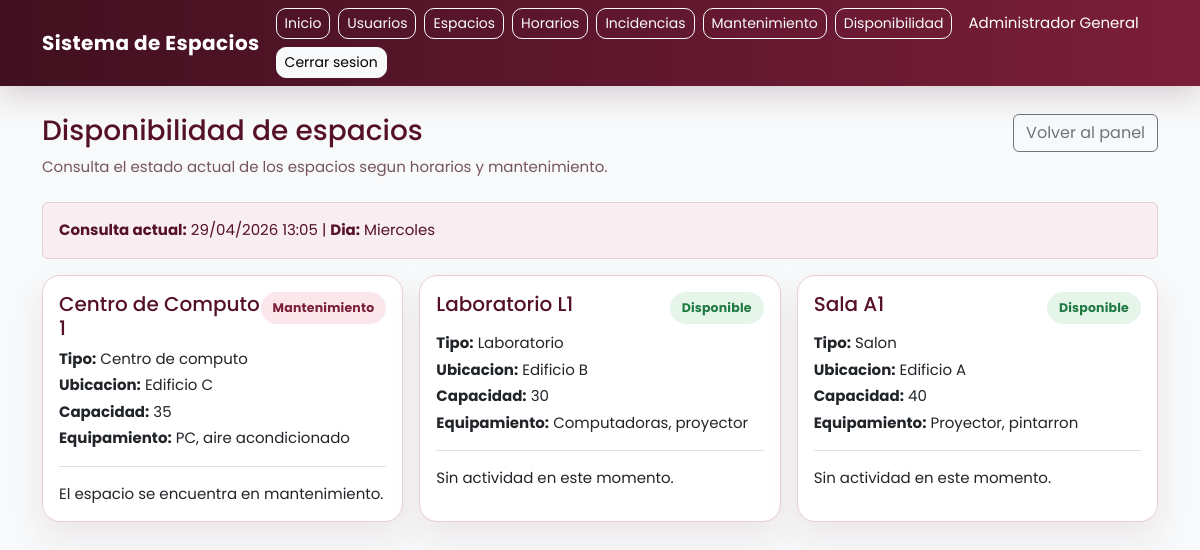
Screenshot of /disponibilidad.php (signed in) with the database file from the repository.
### tables this page shows
CREATE TABLE espacios (
    id INT AUTO_INCREMENT PRIMARY KEY,
    nombre VARCHAR(100) NOT NULL,
    tipo VARCHAR(50) NOT NULL,
    ubicacion VARCHAR(100) NOT NULL,
    capacidad INT NOT NULL,
    equipamiento VARCHAR(255) NOT NULL,
    estado ENUM('disponible', 'ocupado', 'mantenimiento') NOT NULL DEFAULT 'disponible'
);

### disponibilidad.php (the view, shortened to what this page needs)
<?php
require_once 'includes/ui.php';
require_once 'config/database.php';
$conexion = conectarDB($host, $usuario_db, $password_db, $nombre_db);
$dias_semana = [
    'Monday' => 'Lunes',
    'Tuesday' => 'Martes',
    'Wednesday' => 'Miercoles',
    'Thursday' => 'Jueves',
    'Friday' => 'Viernes',
    'Saturday' => 'Sabado',
    'Sunday' => 'Domingo'
];
$dia_actual_ingles = date('l');
$dia_actual = $dias_semana[$dia_actual_ingles] ?? '';
$fecha_hora_actual = date('d/m/Y H:i');
$sql_espacios = "SELECT * FROM espacios ORDER BY nombre ASC";
$resultado_espacios = $conexion->query($sql_espacios);
$espacios_disponibilidad = [];
if ($resultado_espacios->num_rows > 0) {
    while ($espacio = $resultado_espacios->fetch_assoc()) {
        $estado_actual = 'disponible';
        $detalle_estado = 'Sin actividad en este momento.';
        if ($espacio['estado'] === 'mantenimiento') {
            $estado_actual = 'mantenimiento';
            $detalle_estado = 'El espacio se encuentra en mantenimiento.';
        }
        $espacios_disponibilidad[] = [
            'nombre' => $espacio['nombre'],
            'tipo' => $espacio['tipo'],
            'ubicacion' => $espacio['ubicacion'],
            'capacidad' => $espacio['capacidad'],
            'equipamiento' => $espacio['equipamiento'],
            'estado_actual' => $estado_actual,
            'detalle_estado' => $detalle_estado
        ];
    }
}
require_once 'includes/header.php';
?>
<div class="row mb-4">
    <div class="col-md-8">
        <h1 class="h3">Disponibilidad de espacios</h1>
        <p class="text-muted mb-0">Consulta el estado actual de los espacios segun horarios y mantenimiento.</p>
    </div>
    <div class="col-md-4 text-md-end mt-3 mt-md-0">
        <a href="dashboard.php" class="btn btn-outline-secondary">Volver al panel</a>
    </div>
</div>
<div class="alert alert-info">
    <strong>Consulta actual:</strong> <?php echo htmlspecialchars($fecha_hora_actual); ?> |
    <strong>Dia:</strong> <?php echo htmlspecialchars($dia_actual); ?>
</div>
<div class="row g-3">
    <?php if (!empty($espacios_disponibilidad)): ?>
        <?php foreach ($espacios_disponibilidad as $espacio): ?>
            <div class="col-md-6 col-lg-4">
                <div class="card h-100">
                    <div class="card-body">
                        <div class="d-flex justify-content-between align-items-start mb-2">
                            <h2 class="h5 mb-0"><?php echo htmlspecialchars($espacio['nombre']); ?></h2>
                            <?php echo badgeEstado($espacio['estado_actual']); ?>
                        </div>
                        <p class="mb-1"><strong>Tipo:</strong> <?php echo htmlspecialchars($espacio['tipo']); ?></p>
                        <p class="mb-1"><strong>Ubicacion:</strong> <?php echo htmlspecialchars($espacio['ubicacion']); ?></p>
                        <p class="mb-1"><strong>Capacidad:</strong> <?php echo htmlspecialchars((string) $espacio['capacidad']); ?></p>
                        <p class="mb-3"><strong>Equipamiento:</strong> <?php echo htmlspecialchars($espacio['equipamiento']); ?></p>
                        <div class="border-top pt-3">
                            <p class="mb-0"><?php echo htmlspecialchars($espacio['detalle_estado']); ?></p>
                        </div>
                    </div>
                </div>
            </div>
        <?php endforeach; ?>
    <?php endif; ?>
</div>
<?php
require_once 'includes/footer.php';
?>

### includes/header.php (shortened to what this page needs)
<?php
$rol_sesion = $_SESSION['rol'] ?? '';
?>
<!DOCTYPE html>
<html lang="es">
<head>
    <link href="https://cdn.jsdelivr.net/npm/bootstrap@5.3.3/dist/css/bootstrap.min.css" rel="stylesheet">
    <link rel="stylesheet" href="assets/css/styles.css">
</head>
<body class="bg-light">
    <nav class="navbar navbar-expand-lg navbar-dark bg-primary">
        <div class="container">
            <a class="navbar-brand" href="dashboard.php">Sistema de Espacios</a>
            <?php if (isset($_SESSION['id_usuario'])): ?>
                <div class="d-flex align-items-center gap-2 flex-wrap text-white">
                    <a href="dashboard.php" class="btn btn-sm btn-outline-light">Inicio</a>
                    <?php if ($rol_sesion === 'administrador'): ?>
                        <a href="usuarios.php" class="btn btn-sm btn-outline-light">Usuarios</a>
                        <a href="espacios.php" class="btn btn-sm btn-outline-light">Espacios</a>
                    <?php endif; ?>
                    <?php if (in_array($rol_sesion, ['administrador', 'area_academica', 'prefecto'], true)): ?>
                        <a href="horarios.php" class="btn btn-sm btn-outline-light">Horarios</a>
                        <a href="incidencias.php" class="btn btn-sm btn-outline-light">Incidencias</a>
                        <a href="mantenimiento.php" class="btn btn-sm btn-outline-light">Mantenimiento</a>
                        <a href="disponibilidad.php" class="btn btn-sm btn-outline-light">Disponibilidad</a>
                    <?php endif; ?>
                    <span class="ms-2"><?php echo htmlspecialchars($_SESSION['nombre_completo'], ENT_QUOTES, 'UTF-8'); ?></span>
                    <a href="logout.php" class="btn btn-sm btn-light">Cerrar sesion</a>
                </div>
            <?php endif; ?>
        </div>
    </nav>
    <div class="container py-4">

### includes/ui.php
<?php
function h($valor)
{
    return htmlspecialchars((string) $valor, ENT_QUOTES, 'UTF-8');
}
function claseBadgeEstado($estado)
{
    $mapa = [
        'disponible' => 'badge-estado badge-disponible',
        'ocupado' => 'badge-estado badge-ocupado',
        'mantenimiento' => 'badge-estado badge-mantenimiento',
        'activo' => 'badge-estado badge-activo',
        'cancelado' => 'badge-estado badge-cancelado',
        'reportada' => 'badge-estado badge-reportada',
        'atendida' => 'badge-estado badge-atendida',
        'pendiente' => 'badge-estado badge-pendiente',
        'en_proceso' => 'badge-estado badge-proceso',
        'resuelto' => 'badge-estado badge-resuelto',
        'inactivo' => 'badge-estado badge-inactivo',
        'administrador' => 'badge-estado badge-admin',
        'area_academica' => 'badge-estado badge-academica',
        'prefecto' => 'badge-estado badge-prefecto',
        'ausencia_docente' => 'badge-estado badge-incidencia',
        'falla_espacio' => 'badge-estado badge-incidencia',
        'otro' => 'badge-estado badge-secundario'
    ];
    return $mapa[$estado] ?? 'badge-estado badge-secundario';
}
function textoBonito($texto)
{
    $mapa = [
        'en_proceso' => 'En proceso',
        'area_academica' => 'Area academica',
        'ausencia_docente' => 'Ausencia de docente',
        'falla_espacio' => 'Falla del espacio'
    ];
    return $mapa[$texto] ?? ucfirst($texto);
}
function badgeEstado($estado)
{
    return '<span class="' . claseBadgeEstado($estado) . '">' . h(textoBonito($estado)) . '</span>';
}

### includes/footer.php
    </div>
</body>
</html>

### assets/css/styles.css (style rules this page uses)
:root { --vino-principal: #7b1e3a; --vino-oscuro: #551127; --vino-profundo: #41101f; --vino-claro: #a44666; --vino-suave: #f8edf1; --vino-borde: #e7cdd6; --texto-principal: #2f2025; --texto-secundario: #755560; --fondo-general: #f7f3f5; --fondo-card: #ffffff; }
body { font-family: 'Poppins', sans-serif; font-size: 15px; color: var(--texto-principal); background-color: var(--fondo-general) !important; }
.navbar.bg-primary { background: linear-gradient(90deg, var(--vino-profundo), var(--vino-principal)) !important; box-shadow: 0 10px 30px rgba(65, 16, 31, 0.18); }
.navbar-brand { font-weight: 700; letter-spacing: 0.4px; }
.container.py-4 { padding-top: 28px !important; padding-bottom: 28px !important; }
.text-muted { color: var(--texto-secundario) !important; }
.btn-outline-light, .btn-light { border-radius: 10px; }
.card, .card-resumen, .login-card { border: 1px solid var(--vino-borde); border-radius: 18px; }
.card { background-color: var(--fondo-card); box-shadow: 0 16px 34px rgba(90, 18, 41, 0.08); }
.card-resumen h2, .card h2, h1, .h3 { color: var(--vino-oscuro); }
.alert-info { background-color: var(--vino-suave); border-color: var(--vino-borde); color: var(--vino-oscuro); }
.badge-estado { display: inline-flex; align-items: center; justify-content: center; padding: 7px 12px; border-radius: 999px; font-size: 0.78rem; font-weight: 700; letter-spacing: 0.2px; }
.badge-disponible, .badge-activo, .badge-atendida, .badge-resuelto { background-color: #e6f5ea; color: #1f7a42; }
.badge-mantenimiento, .badge-reportada, .badge-inactivo, .badge-cancelado { background-color: #fbe6ec; color: var(--vino-principal); }

### rows the page displays
espacios: nombre "Centro de Computo 1", estado "Mantenimiento", tipo "Centro de computo", ubicacion "Edificio C", capacidad "35", equipamiento "PC, aire acondicionado", detalle_estado "El espacio se encuentra en mantenimiento."
espacios: nombre "Laboratorio L1", estado "Disponible", tipo "Laboratorio", ubicacion "Edificio B", capacidad "30", equipamiento "Computadoras, proyector", detalle_estado "Sin actividad en este momento."
espacios: nombre "Sala A1", estado "Disponible", tipo "Salon", ubicacion "Edificio A", capacidad "40", equipamiento "Proyector, pintarron", detalle_estado "Sin actividad en este momento."

### other values shown
$_SESSION['nombre_completo'] "Administrador General"
